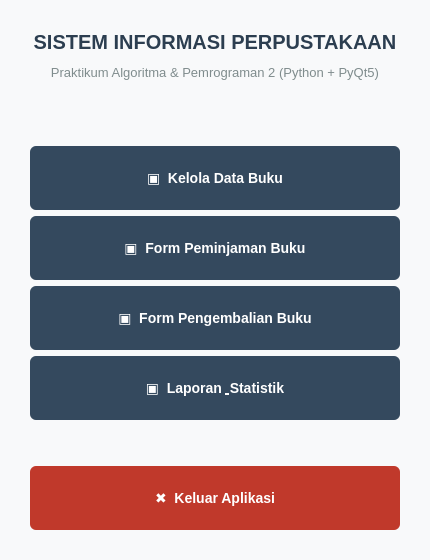
<?xml version="1.0" encoding="UTF-8"?>
<ui version="4.0">
 <class>MainWindow</class>
 <widget class="QMainWindow" name="MainWindow">
  <property name="geometry"><rect><x>0</x><y>0</y><width>430</width><height>560</height></rect></property>
  <property name="windowTitle"><string>Perpustakaan - Dashboard Utama</string></property>
  <property name="styleSheet"><string notr="true">QMainWindow { background-color: #F8F9FA; }
QLabel { color: #2C3E50; }
QPushButton { background-color: #34495E; color: white; border: none; border-radius: 6px; font-size: 14px; font-weight: bold; padding: 12px; min-height: 40px; }
QPushButton:hover { background-color: #415B76; }
QPushButton:pressed { background-color: #2C3E50; }
QPushButton#btnKeluar:hover { background-color: #C0392B; }
QPushButton#btnKeluar:pressed { background-color: #D9534F; }</string></property>
  <widget class="QWidget" name="centralwidget">
   <layout class="QVBoxLayout" name="verticalLayout">
    <property name="leftMargin"><number>30</number></property><property name="topMargin"><number>30</number></property><property name="rightMargin"><number>30</number></property><property name="bottomMargin"><number>30</number></property>
    <item><widget class="QLabel" name="lblTitle"><property name="text"><string>SISTEM INFORMASI PERPUSTAKAAN</string></property><property name="alignment"><set>Qt::AlignCenter</set></property><property name="styleSheet"><string>font-size: 20px; font-weight: bold; color: #2C3E50; margin-bottom: 5px;</string></property></widget></item>
    <item><widget class="QLabel" name="lblSubtitle"><property name="text"><string>Praktikum Algoritma &amp; Pemrograman 2 (Python + PyQt5)</string></property><property name="alignment"><set>Qt::AlignCenter</set></property><property name="styleSheet"><string>font-size: 13px; color: #7F8C8D; margin-bottom: 20px;</string></property></widget></item>
    <item><spacer name="spacerTop"><property name="orientation"><enum>Qt::Vertical</enum></property><property name="sizeHint" stdset="0"><size><width>20</width><height>15</height></size></property></spacer></item>
    <item><widget class="QPushButton" name="btnKelolaBuku"><property name="text"><string>▣  Kelola Data Buku</string></property></widget></item>
    <item><widget class="QPushButton" name="btnPinjamBuku"><property name="text"><string>▣  Form Peminjaman Buku</string></property></widget></item>
    <item><widget class="QPushButton" name="btnPengembalian"><property name="text"><string>▣  Form Pengembalian Buku</string></property></widget></item>
    <item><widget class="QPushButton" name="btnLaporan"><property name="text"><string>▣  Laporan &amp; Statistik</string></property></widget></item>
    <item><spacer name="spacerBottom"><property name="orientation"><enum>Qt::Vertical</enum></property><property name="sizeHint" stdset="0"><size><width>20</width><height>15</height></size></property></spacer></item>
    <item><widget class="QPushButton" name="btnKeluar"><property name="text"><string>✖  Keluar Aplikasi</string></property><property name="styleSheet"><string>QPushButton { background-color: #C0392B; } QPushButton:hover { background-color: #D9534F; }</string></property></widget></item>
   </layout>
  </widget>
 </widget><resources/><connections/>
</ui>
